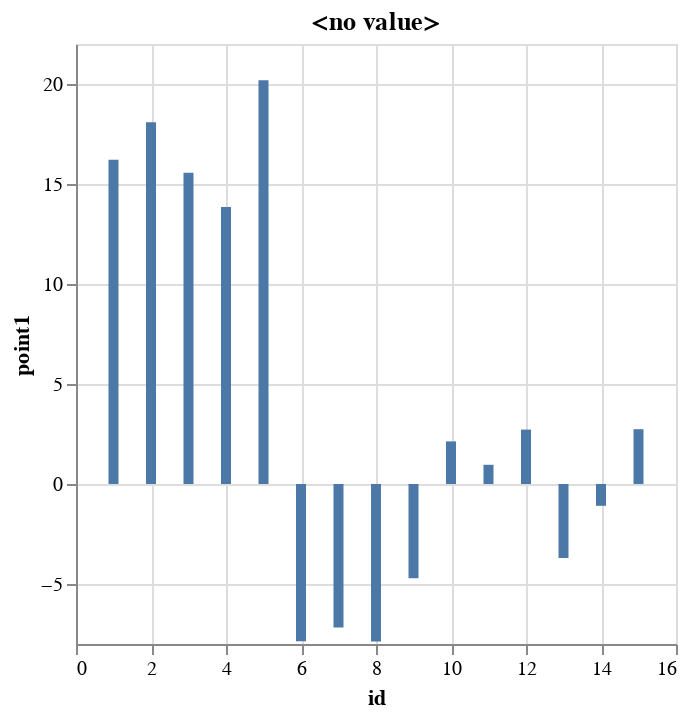

Notebook code cell kept with this figure:
### Markdown cell above
#### **history id** is a numeric value

### Code cell
%chart x=id, y=point1, typey=q, id=8

### Figure 1 — Vega-Lite specification as saved in the notebook (floating-point values rounded to 4 significant figures)
{"$schema": "https://vega.github.io/schema/vega-lite/v2.json", "data": {"values": [{"id": "1", "point1": "16.21", "point2": "9.07", "point3": "6.19", "point4": "20.93", "point5": "8.74"}, {"id": "2", "point1": "18.09", "point2": "14.05", "point3": "10.86", "point4": "6.56", "point5": "11.35"}, {"id": "7", "point1": "-7.17", "point2": "-7.89", "point3": "-9.07", "point4": "-8.26", "point5": "-11.86"}, {"id": "12", "point1": "2.72", "point2": "2.08", "point3": "0.12", "point4": "-1.48", "point5": "1.58"}, {"id": "13", "point1": "-3.7", "point2": "-0.1", "point3": "-1.91", "point4": "0.21", "point5": "1.12"}, {"id": "11", "point1": "0.96", "point2": "1.18", "point3": "-0.35", "point4": "1.25", "point5": "-0.31"}, {"id": "9", "point1": "-4.71", "point2": "-10", "point3": "-5.21", "point4": "-6.31", "point5": "-2.45"}, {"id": "10", "point1": "2.13", "point2": "2.99", "point3": "-13.33", "point4": "-11.49", "point5": "-9.35"}, {"id": "15", "point1": "2.74", "point2": "-0.05", "point3": "-1.87", "point4": "2.58", "point5": "-1.96"}, {"id": "14", "point1": "-1.09", "point2": "-3.09", "point3": "1.58", "point4": "-0.77", "point5": "1.47"}, {"id": "6", "point1": "-7.86", "point2": "-8.08", "point3": "-4.47", "point4": "-15.09", "point5": "-7.11"}, {"id": "4", "point1": "13.85", "point2": "6.94", "point3": "17.68", "point4": "14.2", "point5": "20.96"}, {"id": "8", "point1": "-7.87", "point2": "-6.286", "point3": "-4.21", "point4": "-10.03", "point5": "-14.25"}, {"id": "3", "point1": "15.56", "point2": "16.61", "point3": "12.3", "point4": "17.11", "point5": "20.54"}, {"id": "5", "point1": "20.19", "point2": "13.77", "point3": "-0.85", "point4": "16.94", "point5": "2.16"}]}, "encoding": {"x": {"axis": {"grid": true, "title": "id"}, "field": "id", "type": "quantitative"}, "y": {"axis": {"grid": true, "title": "point1"}, "field": "point1", "type": "quantitative"}}, "mark": "bar", "title": "<no value>"}
